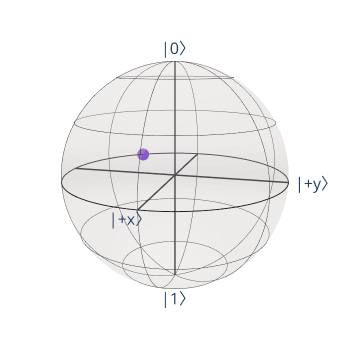

Notebook cell for this chart:
### Code cell
from bloch_sphere_encoding import BlochSphereEncoder

encoder = BlochSphereEncoder(tsp_instance)
